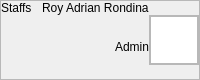
        <widget class="QFrame" name="Header">
         <property name="sizePolicy">
          <sizepolicy hsizetype="Expanding" vsizetype="Expanding">
           <horstretch>0</horstretch>
           <verstretch>0</verstretch>
          </sizepolicy>
         </property>
         <property name="minimumSize">
          <size>
           <width>0</width>
           <height>80</height>
          </size>
         </property>
         <property name="maximumSize">
          <size>
           <width>16777215</width>
           <height>80</height>
          </size>
         </property>
         <property name="cursor">
          <cursorShape>ArrowCursor</cursorShape>
         </property>
         <property name="frameShape">
          <enum>QFrame::StyledPanel</enum>
         </property>
         <property name="frameShadow">
          <enum>QFrame::Raised</enum>
         </property>
         <layout class="QHBoxLayout" name="horizontalLayout_3">
          <property name="spacing">
           <number>0</number>
          </property>
          <property name="leftMargin">
           <number>0</number>
          </property>
          <property name="topMargin">
           <number>0</number>
          </property>
          <property name="rightMargin">
           <number>0</number>
          </property>
          <property name="bottomMargin">
           <number>0</number>
          </property>
          <item>
           <widget class="QLabel" name="InterfaceTitle">
            <property name="layoutDirection">
             <enum>Qt::LeftToRight</enum>
            </property>
            <property name="text">
             <string>Staffs</string>
            </property>
            <property name="alignment">
             <set>Qt::AlignLeading</set>
            </property>
           </widget>
          </item>
          <item>
           <layout class="QHBoxLayout" name="UserPanel">
            <property name="rightMargin">
             <number>0</number>
            </property>
            <item>
             <layout class="QVBoxLayout" name="UserInfo">
              <property name="spacing">
               <number>0</number>
              </property>
              <item alignment="Qt::AlignRight">
               <widget class="QLabel" name="UserName">
                <property name="text">
                 <string>Roy Adrian Rondina</string>
                </property>
                <property name="alignment">
                 <set>Qt::AlignLeading</set>
                </property>
               </widget>
              </item>
              <item alignment="Qt::AlignRight">
               <widget class="QLabel" name="UserType">
                <property name="text">
                 <string>Admin</string>
                </property>
                <property name="alignment">
                 <set>Qt::AlignLeading</set>
                </property>
               </widget>
              </item>
             </layout>
            </item>
            <item>
             <widget class="QFrame" name="Profile">
              <property name="sizePolicy">
               <sizepolicy hsizetype="Fixed" vsizetype="Fixed">
                <horstretch>0</horstretch>
                <verstretch>0</verstretch>
               </sizepolicy>
              </property>
              <property name="minimumSize">
               <size>
                <width>50</width>
                <height>50</height>
               </size>
              </property>
              <property name="maximumSize">
               <size>
                <width>50</width>
                <height>50</height>
               </size>
              </property>
              <property name="frameShape">
               <enum>QFrame::StyledPanel</enum>
              </property>
              <property name="frameShadow">
               <enum>QFrame::Raised</enum>
              </property>
              <layout class="QVBoxLayout" name="verticalLayout_3">
               <property name="spacing">
                <number>0</number>
               </property>
               <property name="leftMargin">
                <number>0</number>
               </property>
               <property name="topMargin">
                <number>0</number>
               </property>
               <property name="rightMargin">
                <number>0</number>
               </property>
               <property name="bottomMargin">
                <number>0</number>
               </property>
               <item>
                <widget class="QGraphicsView" name="ProfilePic">
                 <property name="enabled">
                  <bool>true</bool>
                 </property>
                 <property name="sizePolicy">
                  <sizepolicy hsizetype="Preferred" vsizetype="Preferred">
                   <horstretch>0</horstretch>
                   <verstretch>0</verstretch>
                  </sizepolicy>
                 </property>
                 <property name="minimumSize">
                  <size>
                   <width>0</width>
                   <height>0</height>
                  </size>
                 </property>
                </widget>
               </item>
              </layout>
             </widget>
            </item>
           </layout>
          </item>
         </layout>
        </widget>
